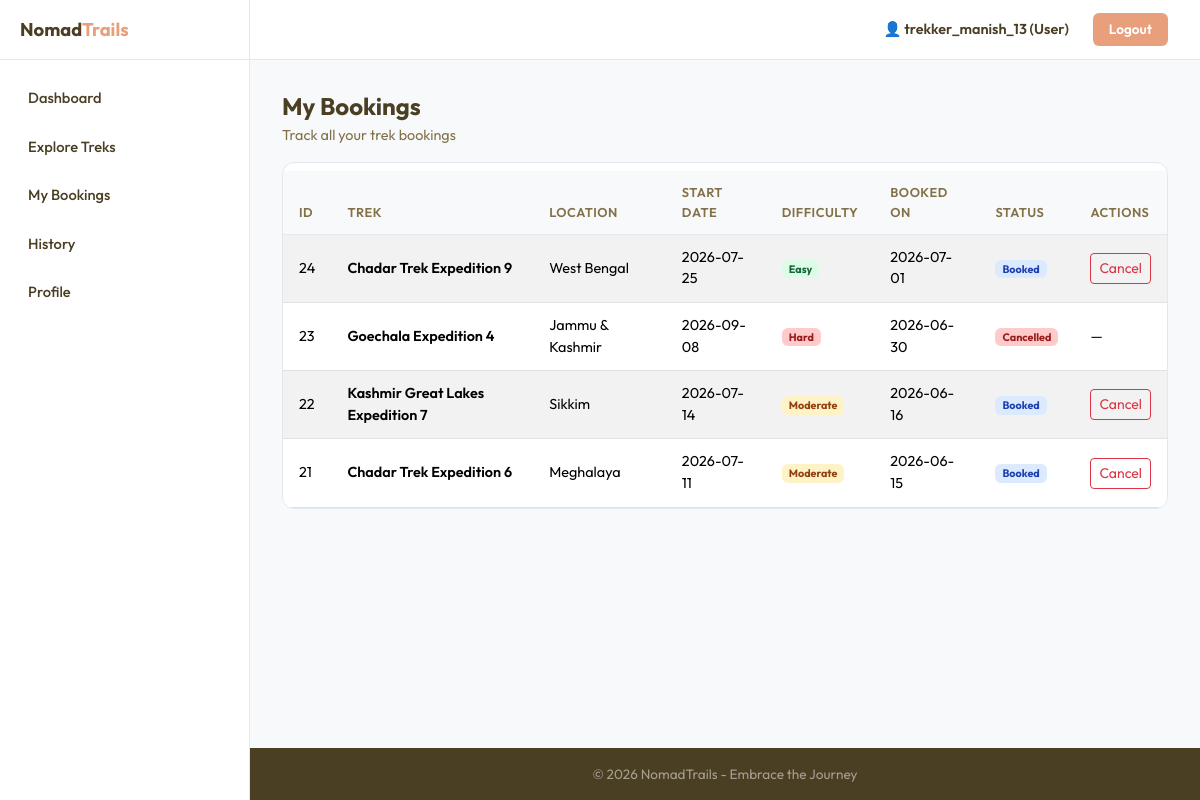
/bookings (signed in), run on the app's committed database.
### models.py (models this page shows, shortened)
class User(UserMixin, db.Model):
    __tablename__ = "users"
    id = db.Column(db.Integer, primary_key=True)
    username = db.Column(db.String(80), unique=True, nullable=False)
    email = db.Column(db.String(120), unique=True, nullable=False)
    password = db.Column(db.String(256), nullable=False)
    full_name = db.Column(db.String(120), nullable=False)
    phone = db.Column(db.String(20), default="")
    role = db.Column(db.String(10), nullable=False, default="user")  # admin, staff, user
    status = db.Column(db.String(15), nullable=False, default="active")  # active, blacklisted
    bio = db.Column(db.Text, default="")
    created_at = db.Column(db.DateTime, default=datetime.utcnow)
    bookings = db.relationship("Booking", backref="user", lazy=True)
    assigned_treks = db.relationship("Trek", backref="staff", lazy=True, foreign_keys="Trek.assigned_staff_id")

class Booking(db.Model):
    __tablename__ = "bookings"
    id = db.Column(db.Integer, primary_key=True)
    user_id = db.Column(db.Integer, db.ForeignKey("users.id"), nullable=False)
    trek_id = db.Column(db.Integer, db.ForeignKey("treks.id"), nullable=False)
    booking_date = db.Column(db.DateTime, default=datetime.utcnow)
    status = db.Column(db.String(15), nullable=False, default="Booked")  # Booked, Cancelled, Completed
    notes = db.Column(db.Text, default="")

class Trek(db.Model):
    __tablename__ = "treks"
    id = db.Column(db.Integer, primary_key=True)
    name = db.Column(db.String(150), nullable=False)
    location = db.Column(db.String(150), nullable=False)
    difficulty = db.Column(db.String(10), nullable=False)  # Easy, Moderate, Hard
    duration_days = db.Column(db.Integer, nullable=False)
    total_slots = db.Column(db.Integer, nullable=False)
    available_slots = db.Column(db.Integer, nullable=False)
    assigned_staff_id = db.Column(db.Integer, db.ForeignKey("users.id"), nullable=True)
    status = db.Column(db.String(15), nullable=False, default="Pending")  # Pending, Approved, Open, Closed, Completed
    start_date = db.Column(db.String(20), nullable=True)
    end_date = db.Column(db.String(20), nullable=True)
    description = db.Column(db.Text, default="")
    price = db.Column(db.Float, default=0)
    altitude = db.Column(db.String(50), default="")
    created_at = db.Column(db.DateTime, default=datetime.utcnow)
    bookings = db.relationship("Booking", backref="trek", lazy=True)

### routes/user.py (the view)
@user_controller.route("/bookings")
def user_bookings():
    if "user_id" not in session:
        flash("Please log in first.", "warning")
        return redirect(get_url("auth.index"))
    if session.get("role") != "user":
        flash("Access denied.", "danger")
        return redirect(get_url("auth.index"))
    bookings = (
        db.session.query(Booking, Trek)
        .join(Trek, Booking.trek_id == Trek.id)
        .filter(Booking.user_id == session["user_id"])
        .order_by(Booking.booking_date.desc()).all()
    )
    return render("user/bookings.html", bookings=bookings)

### app.py (called while the page is built)
@app.before_request
def before_request():
    g.user = None
    if "user_id" in session:
        g.user = db.session.query(User).get(session["user_id"])

### templates/user/bookings.html (shortened to what this page needs)
{% extends "base.html" %}
{% block content %}
<div class="section-title-box">
  <h2>My Bookings</h2>
  <p>Track all your trek bookings</p>
</div>
<div class="data-panel">
  <div class="table-responsive">
    <table class="table table-striped table-hover mt-2">
      <thead>
        <tr><th>ID</th><th>Trek</th><th>Location</th><th>Start Date</th><th>Difficulty</th><th>Booked On</th><th>Status</th><th>Actions</th></tr>
      </thead>
      <tbody>
      {% for booking, trek in bookings %}
      <tr>
        <td>{{ booking.id }}</td>
        <td class="fw-semibold">{{ trek.name }}</td>
        <td>{{ trek.location }}</td>
        <td>{{ trek.start_date or 'TBD' }}</td>
        <td><span class="badge badge-{{ trek.difficulty|lower }}">{{ trek.difficulty }}</span></td>
        <td>{{ booking.booking_date.strftime('%Y-%m-%d') if booking.booking_date else '-' }}</td>
        <td><span class="badge badge-{{ booking.status|lower }}">{{ booking.status }}</span></td>
        <td>
          {% if booking.status == 'Booked' %}
          <form method="POST" action="{{ url_for('user.user_cancel_booking', bid=booking.id) }}"
                onsubmit="return confirm('Cancel this booking?')">
            <button class="btn btn-sm btn-outline-danger">Cancel</button>
          </form>
          {% else %}—{% endif %}
        </td>
      </tr>
      {% else %}
      <tr><td colspan="8" class="empty-state">
        <h5>No bookings yet</h5>
        <p><a href="{{ url_for('user.user_treks') }}">Explore treks</a> and book your first adventure!</p>
      </td></tr>
      {% endfor %}
      </tbody>
    </table>
  </div>
</div>
{% endblock %}

### templates/base.html (shortened to what this page needs)
<!DOCTYPE html>
<html lang="en">
<head>
  <link href="https://cdn.jsdelivr.net/npm/bootstrap@5.3.3/dist/css/bootstrap.min.css" rel="stylesheet">
  <link href="/css/style.css" rel="stylesheet">
</head>
<body>
  {% if session.get('user_id') %}
  <div class="app-layout">
    <nav class="sidebar">
      <div class="sidebar-brand">
        <a href="{{ url_for('auth.index') }}">Nomad<span>Trails</span></a>
      </div>
      <ul class="sidebar-nav">
        {% if session.get('role') == 'admin' %}
        <li><a href="{{ url_for('admin.admin_dashboard') }}">Dashboard</a></li>
        <li><a href="{{ url_for('admin.admin_treks') }}">Treks</a></li>
        <li><a href="{{ url_for('admin.admin_staff') }}">Staff</a></li>
        <li><a href="{{ url_for('admin.admin_users') }}">Users</a></li>
        <li><a href="{{ url_for('admin.admin_bookings') }}">Bookings</a></li>
        {% elif session.get('role') == 'staff' %}
        <li><a href="{{ url_for('staff.staff_dashboard') }}">Dashboard</a></li>
        {% else %}
        <li><a href="{{ url_for('user.user_dashboard') }}">Dashboard</a></li>
        <li><a href="{{ url_for('user.user_treks') }}">Explore Treks</a></li>
        <li><a href="{{ url_for('user.user_bookings') }}">My Bookings</a></li>
        <li><a href="{{ url_for('user.user_history') }}">History</a></li>
        <li><a href="{{ url_for('user.user_profile') }}">Profile</a></li>
        {% endif %}
      </ul>
    </nav>
    <div class="main-content">
      <header class="topbar">
        <span class="topbar-user">&#128100; {{ session.get('username','') }} ({{ session.get('role')|capitalize }})</span>
        <a class="btn-logout-side" href="{{ url_for('auth.logout') }}">Logout</a>
      </header>
  {% endif %}
      <div class="container content-wrapper">
        {% block content %}{% endblock %}
      </div>
      <footer class="footer {% if session.get('user_id') %}mt-auto{% endif %}">
        <div class="container">
          <p class="mb-0">&copy; 2026 NomadTrails - Embrace the Journey</p>
        </div>
      </footer>
  {% if session.get('user_id') %}
    </div>
  </div>
  {% endif %}
</body>
</html>

### data on the page
User: get "trekker_manish_13", get "User"
Booking: id "24", name "Chadar Trek Expedition 9", location "West Bengal", start_date "2026-07-25", difficulty "Easy", booking_date "2026-07-01", status "Booked"
Booking: id "23", name "Goechala Expedition 4", location "Jammu & Kashmir", start_date "2026-09-08", difficulty "Hard", booking_date "2026-06-30", status "Cancelled"
Booking: id "22", name "Kashmir Great Lakes Expedition 7", location "Sikkim", start_date "2026-07-14", difficulty "Moderate", booking_date "2026-06-16", status "Booked"
Booking: id "21", name "Chadar Trek Expedition 6", location "Meghalaya", start_date "2026-07-11", difficulty "Moderate", booking_date "2026-06-15", status "Booked"
